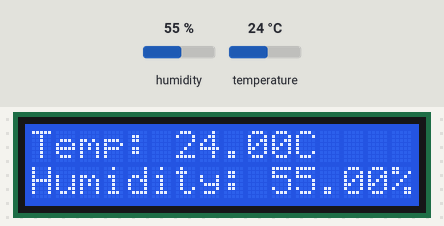
This sketch was run on a simulated Arduino Uno, built with avr-gcc and run on an emulated ATmega328P. Shown: 16×2 character LCD. The inputs (shaded band) are chosen by the test bench; at power-on: humidity 55 %, temperature 24 °C.

Above: at 1.2 s.
1.3 s: humidity set to 22 %
At 2.9 s:
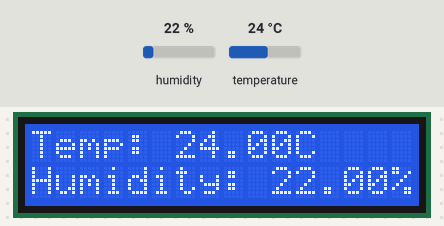
4.1 s: temperature set to 12 °C
At 5.2 s:
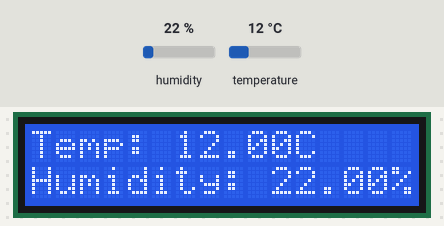
6.9 s: humidity set to 40 %
At 8.6 s:
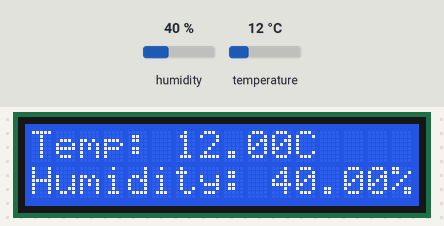
9.8 s: temperature set to 19 °C
At 11.0 s:
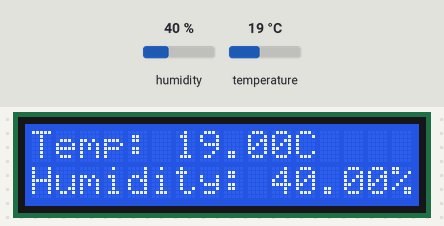
Timing chart, 0 to 12.8 s (numbered marks = the images above; inputs shaded):
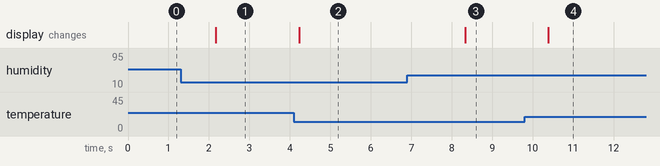

The sketch:

thermometer.ino
```cpp
#include <Wire.h>
#include <LiquidCrystal_I2C.h>
#include <DHT.h>

#define DHTPIN 2
#define DHTTYPE DHT11
DHT dht(DHTPIN, DHTTYPE);

LiquidCrystal_I2C lcd(0x27, 16, 2);

void setup() {
  lcd.begin(16, 2);
  lcd.backlight();

  dht.begin();
}

void loop() {
  float temperature = dht.readTemperature();
  float humidity = dht.readHumidity();

  lcd.clear();

  lcd.setCursor(0, 0);
  lcd.print("Temp: ");
  lcd.print(temperature);
  lcd.print("C");

  lcd.setCursor(0, 1);
  lcd.print("Humidity: ");
  lcd.print(humidity);
  lcd.print("%");

  delay(2000);
}
```

Measured:
- after the input at 1.3 s, the display: changes after 0.87 s (image 1)
- after the input at 4.1 s, the display: changes after 0.13 s (image 2)
- after the input at 6.9 s, the display: changes after 1.4 s (image 3)
- after the input at 9.8 s, the display: changes after 0.59 s (image 4)
